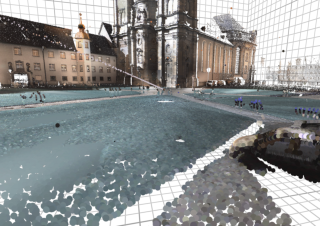

Source code (Python):
import numpy as np
import k3d
from k3d.headless import k3d_remote, get_headless_driver
import pathlib

path = pathlib.Path(__file__).parent.resolve()


def generate():
    plot = k3d.plot(screenshot_scale=1.0, camera_auto_fit=False)
    headless = k3d_remote(plot, get_headless_driver(), width=320, height=226)

    data = np.load(str(path) + '/assets/points_cloud.npz')['arr_0']
    plot += k3d.points(data[:, 0:3],
                       data[:, 4].astype(np.uint32), point_size=0.15, shader="flat")
    plot.camera = [20.84, -3.06, 6.96,
                   0.67, 0.84, 3.79,
                   0.0, 0.0, 1.0]

    headless.sync(hold_until_refreshed=True)

    screenshot = headless.get_screenshot()
    headless.close()

    return screenshot
